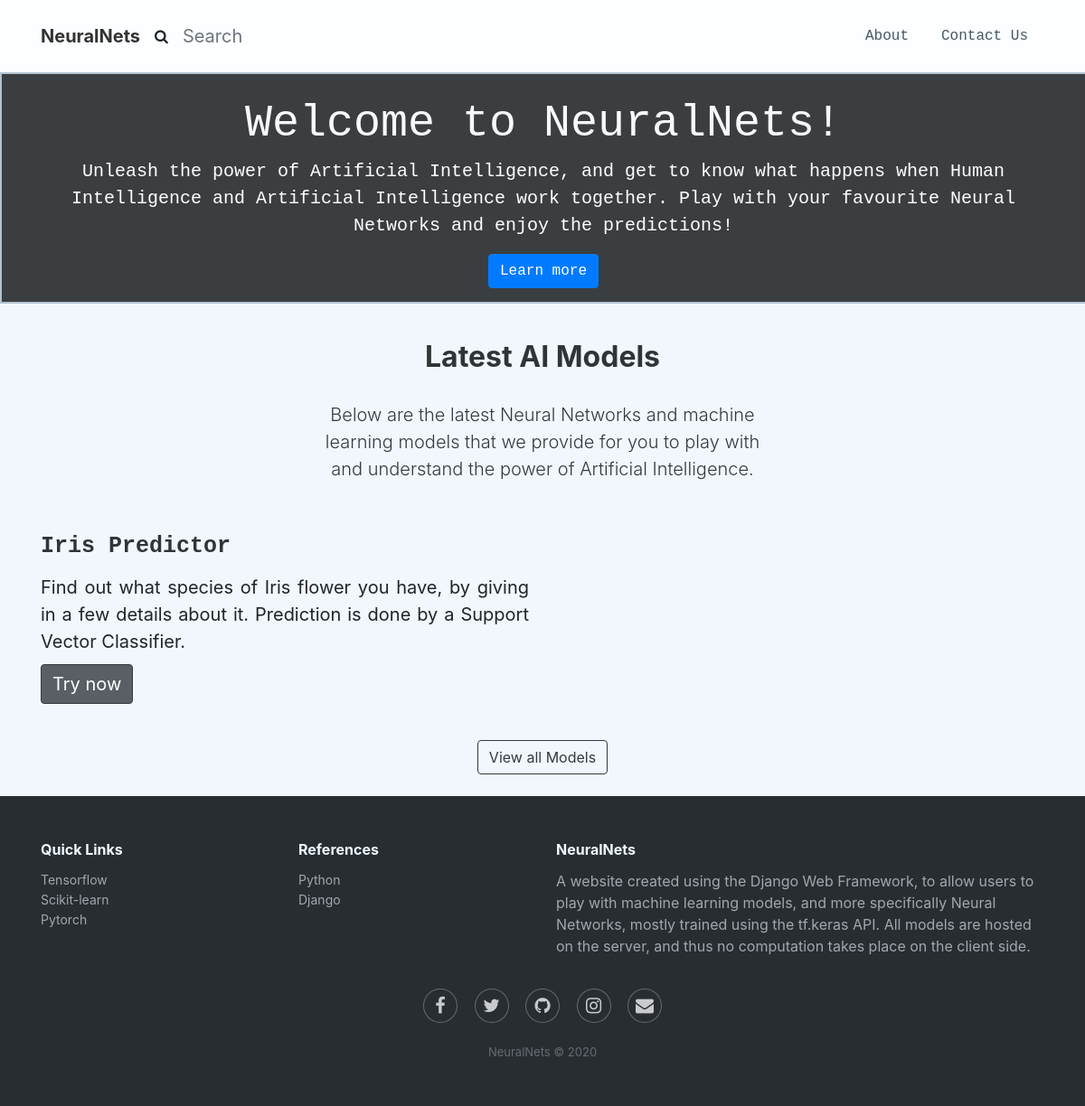
The app's page /, older data.
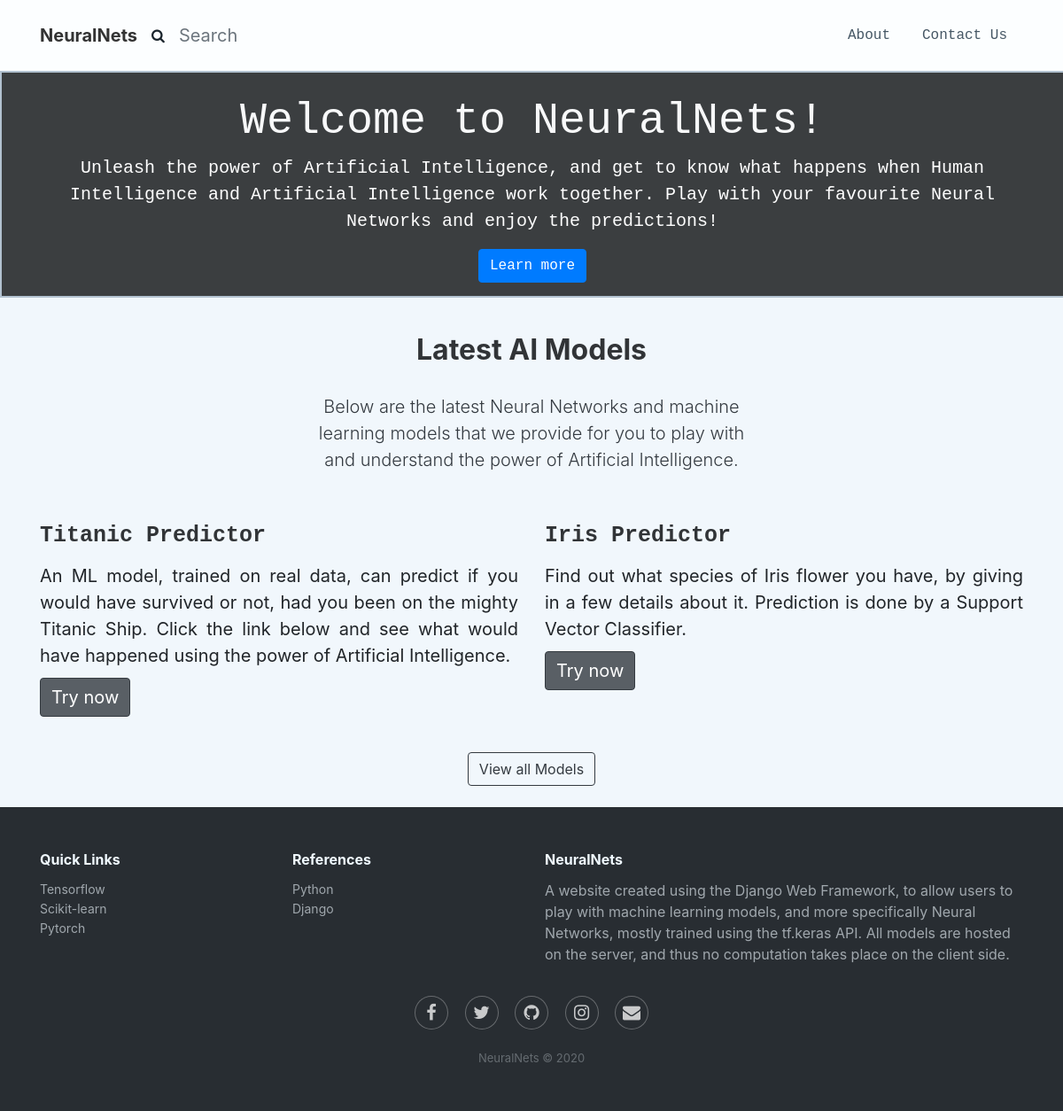
The same page, newer data.
### Home/models.py (models this page shows, shortened)
class Service(models.Model):
    title = models.CharField(max_length=100)
    link = models.CharField(max_length=50)
    about = models.TextField()

### Home/views.py (the view)
# urls.py: path('', ServicesView.as_view(), name='home-view'),
class ServicesView(ListView):
    model = Service
    template_name = 'Home/home.html'
    context_object_name = 'services'
    ordering = ['-pk']
    paginate_by = 4  # only to view the latest 4 models

### Home/templates/Home/home.html
{% extends 'Home/index.html' %}
{% block content %}
    <div id="promo" style="padding: 2px;margin: 0px;padding-right: 0px;padding-bottom: 2px;background-color: #b2c2d0;">
        <div class="jumbotron jumbotron-fluid text-monospace text-center" style="background-color: rgba(34,34,34,0.82);margin: 0px 0px;margin-right: 0px;margin-left: 0px;margin-top: 0px;margin-bottom: 0px;opacity: 1;padding: 0px;padding-top: 25px;padding-bottom: 25px;padding-right: 30px;padding-left: 30px;">
            <h1 class="display-4 text-monospace text-center text-light" style="font-size: 50px;">Welcome to NeuralNets!</h1>
            <p class="lead text-monospace text-center text-white">Unleash the power of Artificial Intelligence, and get to know what happens when Human Intelligence and Artificial Intelligence work together. Play with your favourite Neural Networks and enjoy the predictions!</p>
            <p style="margin-bottom: -10px;"><a class="btn btn-primary" role="button" href="{% url 'about-view' %}">Learn more</a></p>
        </div>
    </div>
    <div class="projects-horizontal" style="background-color: #f1f7fc;">
        <div class="container">
            <div class="intro">
                <h2 class="text-center" style="margin-bottom: 30px;">Latest AI Models</h2>
                <p class="lead text-center text-dark">Below are the latest Neural Networks and machine learning models that we provide for you to play with and understand the power of Artificial Intelligence.</p>
            </div>
            <div class="row projects">
                {% for service in services %}
                    <div class="col-sm-6 item" style="padding-top: 30px;">
                        <div class="row">
                            <div class="col">
                                <h3 class="text-monospace name" style="font-size: 25px;">{{ service.title }}</h3>
                                <p class="text-justify text-body description" style="margin-bottom: 10px;font-size: 20px;">{{ service.about }}</p>
                                <a class="btn btn-dark" role="button" href="{% url service.link %}" style="font-size: 20px;background-color: rgba(52,58,64,0.8);">Try now</a>
                            </div>
                        </div>
                    </div>
                {% endfor %}
            </div>
            <div>
                <p class='text-center m-0 pb-4'><a class='btn btn-outline-dark' role='button' href="{% url 'listmodels-view' %}">View all Models</a></p>
            </div>
        </div>
    </div>
{% endblock content %}

### Home/templates/Home/index.html (shortened to what this page needs)
{% load static %}
<!DOCTYPE html>
<html>
<head>
    <link rel="stylesheet" href="https://stackpath.bootstrapcdn.com/bootstrap/4.3.1/css/bootstrap.min.css">
    <link rel="stylesheet" href="https://cdnjs.cloudflare.com/ajax/libs/font-awesome/4.7.0/css/font-awesome.min.css">
    <link rel="stylesheet" href="{% static 'Home/styles.css' %}">
</head>
<body style="background-color: #fcfeff;">
    <nav class="navbar navbar-light navbar-expand-md navigation-clean-search" style="background-color: #fcfeff;">
        <div class="container">
            <a class="navbar-brand" href="{% url 'home-view' %}">NeuralNets</a>
            <div class="collapse navbar-collapse" id="navcol-1">
                <form class="form-inline mr-auto" method="get" action="{% url 'searchresults-view' %}">
                    <div class="form-group">
                        <label for="search-field"><i class="fa fa-search" style="color: rgb(27,37,45);"></i></label>
                        <input class="form-control form-control-lg search-field" type="text" name="q" placeholder="Search" autocomplete="on" id="search-field">
                    </div>
                </form>
                <ul class="nav navbar-nav">
                    <li class="nav-item text-monospace" role="presentation"><a class="nav-link" href="{% url 'about-view' %}">About</a></li>
                    <li class="nav-item text-monospace" role="presentation"><a class="nav-link" href="{% url 'contact-view' %}">Contact Us</a></li>
                </ul>
            </div>
        </div>
    </nav>
    <div>
        {% block content %}{% endblock content %}
    </div>
    <div class="footer-dark">
        <footer>
            <div class="container">
                <div class="row">
                    <div class="col-sm-6 col-md-3 item">
                        <h3>Quick Links</h3>
                        <ul>
                            <li><a href="https://www.tensorflow.org/" target='_blank'>Tensorflow</a></li>
                            <li><a href="https://scikit-learn.org/stable/modules/classes.html" target='_blank'>Scikit-learn</a></li>
                            <li><a href="https://pytorch.org/docs/stable/nn.html" target='_blank'>Pytorch</a></li>
                        </ul>
                    </div>
                    <div class="col-sm-6 col-md-3 item">
                        <h3>References</h3>
                        <ul>
                            <li><a href="https://docs.python.org/3.8/library/index.html" target="_blank">Python</a></li>
                            <li><a href="https://docs.djangoproject.com/en/3.0/contents/" target='_blank'>Django</a></li>
                        </ul>
                    </div>
                    <div class="col-md-6 item text">
                        <h3>NeuralNets</h3>
                        <p>A website created using the Django Web Framework, to allow users to play with machine learning models, and more specifically Neural Networks, mostly trained using the tf.keras API. All models are hosted on the server, and thus no computation takes place on the client side.</p>
                    </div>
                    <div class="col item social">
                        <a href="https://www.facebook.com/Gautam.Jayapal" target='_blank'><i class="fa fa-facebook"></i></a>
                        <a href="https://twitter.com/GautamJayapal" target='_blank'><i class="fa fa-twitter"></i></a>
                        <a href="https://github.com/Gautam-J" target='_blank'><i class="fa fa-github"></i></a>
                        <a href="https://www.instagram.com/gautam.j" target='_blank'><i class="fa fa-instagram"></i></a>
                        <a href="mailto:gautam.jayapal@gmail.com" target='_blank'><i class="fa fa-envelope"></i></a>
                    </div>
                </div>
                <p class="copyright">NeuralNets © 2020</p>
            </div>
        </footer>
    </div>
    <link rel="stylesheet" href="https://ajax.googleapis.com/ajax/libs/jqueryui/1.11.4/themes/smoothness/jquery-ui.css">
</body>
</html>

### Home/static/Home/styles.css (style rules this page uses)
.footer-dark { padding: 50px 0; color: #f0f9ff; background-color: #282d32; }
.footer-dark h3 { margin-top: 0; margin-bottom: 12px; font-weight: 700; font-size: 16px; }
.footer-dark ul { padding: 0; list-style: none; line-height: 1.6; font-size: 14px; margin-bottom: 0; }
.footer-dark ul a { color: inherit; text-decoration: none; opacity: .6; }
.footer-dark .item.text { margin-bottom: 36px; }
.footer-dark .item.text p { opacity: .6; margin-bottom: 0; }
.footer-dark .item.social { text-align: center; }
.footer-dark .item.social>a { font-size: 20px; width: 36px; height: 36px; line-height: 36px; display: inline-block; text-align: center; border-radius: 50%; box-shadow: 0 0 0 1px rgba(255,255,255,.4); margin: 0 8px; color: #fff; opacity: .75; }
.footer-dark .copyright { text-align: center; padding-top: 24px; opacity: .3; font-size: 13px; margin-bottom: 0; }
.projects-horizontal { color: #313437; background-color: #fff; }
.projects-horizontal p { color: #7d8285; }
.projects-horizontal h2 { font-weight: 700; margin-bottom: 40px; padding-top: 40px; color: inherit; }
.projects-horizontal .intro { font-size: 16px; max-width: 500px; margin: 0 auto 10px; }
.projects-horizontal .projects { padding-bottom: 40px; }
.projects-horizontal .item { padding-top: 60px; min-height: 160px; }
.projects-horizontal .item .name { font-size: 18px; font-weight: 700; margin-top: 10px; margin-bottom: 15px; color: inherit; }
.projects-horizontal .item .description { font-size: 15px; margin-bottom: 0; }
.navigation-clean-search { background: #fff; padding-top: .75rem; padding-bottom: .75rem; color: #333; border-radius: 0; box-shadow: none; border: none; margin-bottom: 0; }
@media (min-width:768px) { .navigation-clean-search { padding-top: 1rem; padding-bottom: 1rem; } }
.navigation-clean-search .navbar-brand { font-weight: 700; color: inherit; }
.navigation-clean-search .form-inline,.navigation-clean-search .navbar-collapse { border-top-color: #ddd; }
.navigation-clean-search.navbar .navbar-nav .nav-link { padding-left: 18px; padding-right: 18px; }
.navigation-clean-search.navbar-light .navbar-nav .nav-link { color: #465765; }
.navigation-clean-search .form-inline label { color: #ccc; }
.navigation-clean-search .form-inline .search-field { background: 0 0; border: none; border-bottom: 1px solid transparent; border-radius: 0; box-shadow: none; color: inherit; transition: border-bottom-color .3s; }

Row changes from the older to the newer data that the page shows:
added Service: title "Titanic Predictor", about "An ML model, trained on real data, can predict if you would have survived or not, had you been on the mighty Titanic Ship. Click the link below and see what would have happened using the power of Artificial Intelligence."
